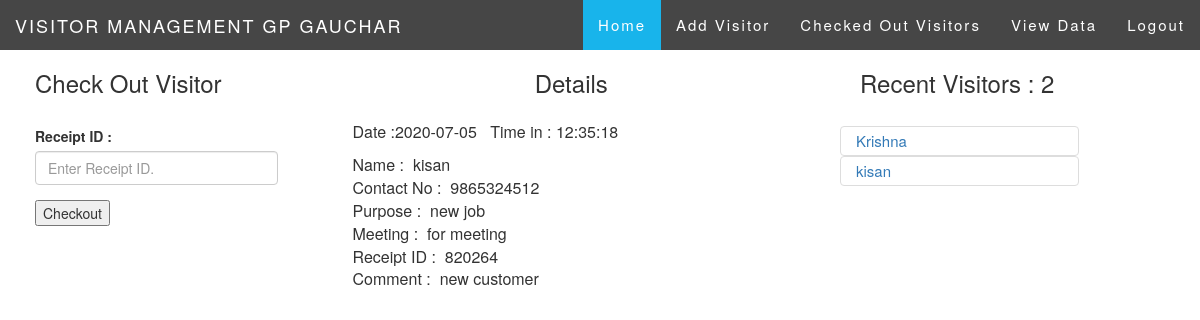
The page /front.php?rid=820264 (signed in) on the database its author committed.
### tables this page shows
CREATE TABLE IF NOT EXISTS `info_visitor` (
`Serial` int(11) NOT NULL,
  `Name` char(50) NOT NULL,
  `Contact` bigint(10) NOT NULL,
  `Purpose` varchar(100) NOT NULL,
  `meetingTo` varchar(100) NOT NULL,
  `day` varchar(50) NOT NULL,
  `month` int(2) NOT NULL,
  `year` int(4) NOT NULL,
  `Date` date NOT NULL,
  `TimeIN` time NOT NULL,
  `ReceiptID` int(6) NOT NULL,
  `Status` varchar(100) NOT NULL,
  `Comment` varchar(100) NOT NULL,
  `TimeOUT` time NOT NULL,
  `registeredBy` varchar(30) NOT NULL,
  `loggedOutBy` varchar(30) NOT NULL
);

### front.php (the view, shortened to what this page needs)
<?php  include('db_connect_db_new.php');
   $sqlOnline = "SELECT * FROM info_visitor WHERE Status = 'ONLINE' LIMIT 10";
   $resultS = mysqli_query($link,$sqlOnline);
   $onlineVsitor = mysqli_num_rows($resultS);
?>
<!DOCTYPE HTML5>
<html>
<head>
<link rel = "stylesheet" href= "BootStrap/css/bootstrap.min.css">
<link rel="stylesheet" type="text/css" href="navbar3.css">
</head>
<body>
	<nav class="navbar navbar-default"  data-offset-top="228">
  <div class="container-fluid">
    <div class="navbar-header">
      <a class="navbar-brand" href="#" id = "lii"><span  >VISITOR MANAGEMENT GP GAUCHAR</span></a>
    </div>
    <ul class="nav navbar-nav navbar-right">
      <li class="active"><a  href="front.php">Home</a></li>
      <li><a id = "li" href="myform.php" >Add Visitor</a></li>
      <li><a id = "li" href="logoutform.php" >Checked Out Visitors</a></li>
      <li><a id = "li" href="query_data.php" >View Data</a></li>
      <li><a id = "li" href="logout.php" >Logout</a></li>
    </ul>
  </div>
</nav>
  <div class="row">
<div class="col-sm-3" style="padding-left:50px;height:100%;">
 <div><h3>Check Out Visitor</h3></div>
 <div style="padding-top:20px;display:block;">
    <form method= "POST" action = "">
    <div class="form-group">
<label class="control-label" id ="t" for="recept_id">Receipt ID :</label>
<input class = "form-control" name= "rid" type = "number"  placeholder="Enter Receipt ID." required/>
    </div>
<input id="x" name ="logout" value = "Checkout" type ="submit" onclick='return confirm("Are you sure you want to Checkout?")'>
    </form><br>
</div>
</div>
<div class="col-sm-5" style="padding-left: 50px;">
<h3 style="padding-left:10px;text-align:center;">Details</h3>
<?php
  $showResultFor = 0;
  if(isset($_GET['rid'])){
    $showResultFor = $_GET['rid'];
  }
  $query = "SELECT * FROM info_visitor WHERE ReceiptID = '$showResultFor' AND Status = 'ONLINE' ";
            $getresult = mysqli_query($link,$query);
            $resultDetails = mysqli_fetch_array($getresult, MYSQLI_ASSOC);
   if($resultDetails) {?>
        <div  class="row" >
      <div class="col-sm-8" style = "padding-left:25px;padding-top:15px; font-size:16px;">
        <p style="width: 678px;" id="col-1">Date :<?php echo $resultDetails['Date'];?>&nbsp;&nbsp;
          Time in :&nbsp;<?php echo $resultDetails['TimeIN'];?></p>
        <span id="col-1" name="main">Name :&nbsp;
          <?php echo $resultDetails['Name'];?></span><br>
        <span id="col-1">Contact No :&nbsp;
          <?php echo $resultDetails['Contact']?><br>
          <span id="col-1">Purpose :&nbsp;
            <?php echo $resultDetails['Purpose'];?></span><br>
          <span id="col-1">Meeting :&nbsp;
            <?php echo $resultDetails['meetingTo'];?></span><br>
          <span id="col-1">Receipt ID :&nbsp;
            <?php echo $resultDetails['ReceiptID'];?></span><br>
          <span id="col-1">Comment :&nbsp;
            <?php echo $resultDetails['Comment'];?></span><br>
        </span>
        </div>
    </div>
<?php }?>
</div>
<div class="col-sm-4" style="height:100%;">
<h3 style="margin-right:auto;padding-left:40px;">Recent Visitors :&nbsp;<?php echo $onlineVsitor;?></h3>
<ul class="list-group" style="width:80%;padding-top:20px;">
<?php
  while($result2 = mysqli_fetch_array($resultS, MYSQLI_ASSOC))
     echo '<div  style = "padding-right:45px;padding-left:20px;">
            <li class = "list-group-item" style="height :30px;padding-top:3px;">
            <a style = "font-size:15px;"  href="front.php?rid='.$result2['ReceiptID'].'" data-html="true"
            title="<b>'.$result2['Name'].'<b>" data-toggle="popover" data-trigger="hover"
            data-content="Contact : '.$result2['Contact'].' <br>Time in : '.$result2['TimeIN'].'
            <br>Purpose : '.$result2['Purpose'].'
            <br> R ID : '.$result2['ReceiptID'].'">'.$result2['Name'].'</a>
          </li>
          </div>'
?>
</ul>
</div>
<body/>
<html/>

### navbar3.css (style rules this page uses)
.navbar { margin-bottom: 0; background-color:#333333; border: 0; font-size: 15px !important; letter-spacing: 2px; opacity:0.9; color: #ffffff; border-radius: 0 !important; -moz-border-radius: 0 !important; }
.navbar-nav li.active a { color: #fff !important; background-color:#00ACE9 !important; }
.navbar { margin-bottom: 0px; }
#li { color: #ffffff !important; }
#lii { color : #ffffff; }

### front.php (style rules this page uses)
body { max-width: 100%; max-height: 100%; overflow-y: hidden; overflow-x: hidden; }
.navbar { margin-bottom: 0px; }
input[type='number'] { -moz-appearance:textfield; }

### rows shown on the page
info_visitor: Date "2020-07-05", TimeIN "12:35:18", Name "kisan", Contact "9865324512", Purpose "new job", meetingTo "for meeting", ReceiptID "820264", Comment "new customer"
info_visitor: Name "Krishna"

### other values the page prints
$onlineVsitor "2"
